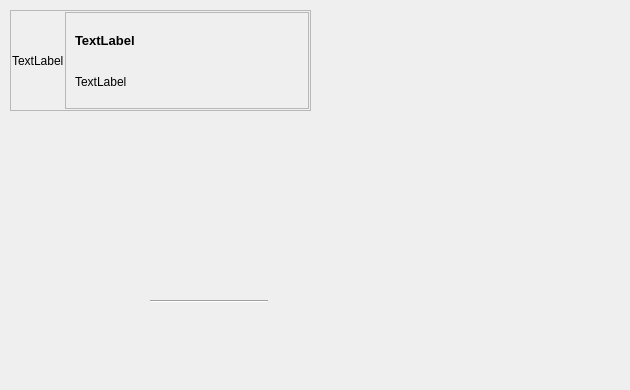
<?xml version="1.0" encoding="UTF-8"?>
<ui version="4.0">
 <class>Form</class>
 <widget class="QWidget" name="Form">
  <property name="geometry">
   <rect>
    <x>0</x>
    <y>0</y>
    <width>630</width>
    <height>390</height>
   </rect>
  </property>
  <property name="windowTitle">
   <string>Form</string>
  </property>
  <widget class="QWidget" name="verticalLayoutWidget">
   <property name="geometry">
    <rect>
     <x>10</x>
     <y>10</y>
     <width>301</width>
     <height>101</height>
    </rect>
   </property>
   <layout class="QHBoxLayout" name="horizontalLayout_2">
    <property name="sizeConstraint">
     <enum>QLayout::SetDefaultConstraint</enum>
    </property>
    <item>
     <widget class="QFrame" name="frame">
      <property name="frameShape">
       <enum>QFrame::StyledPanel</enum>
      </property>
      <property name="frameShadow">
       <enum>QFrame::Raised</enum>
      </property>
      <layout class="QHBoxLayout" name="horizontalLayout" stretch="0,2">
       <property name="spacing">
        <number>1</number>
       </property>
       <property name="margin">
        <number>1</number>
       </property>
       <item>
        <widget class="QLabel" name="label">
         <property name="text">
          <string>TextLabel</string>
         </property>
        </widget>
       </item>
       <item>
        <widget class="QFrame" name="frame_2">
         <property name="frameShape">
          <enum>QFrame::StyledPanel</enum>
         </property>
         <property name="frameShadow">
          <enum>QFrame::Raised</enum>
         </property>
         <layout class="QVBoxLayout" name="verticalLayout">
          <item>
           <widget class="QLabel" name="label_2">
            <property name="font">
             <font>
              <pointsize>10</pointsize>
              <weight>75</weight>
              <bold>true</bold>
             </font>
            </property>
            <property name="text">
             <string>TextLabel</string>
            </property>
           </widget>
          </item>
          <item>
           <widget class="QLabel" name="label_3">
            <property name="text">
             <string>TextLabel</string>
            </property>
           </widget>
          </item>
         </layout>
        </widget>
       </item>
      </layout>
     </widget>
    </item>
   </layout>
  </widget>
  <widget class="Line" name="line">
   <property name="geometry">
    <rect>
     <x>150</x>
     <y>300</y>
     <width>118</width>
     <height>3</height>
    </rect>
   </property>
   <property name="orientation">
    <enum>Qt::Horizontal</enum>
   </property>
  </widget>
 </widget>
 <resources/>
 <connections/>
</ui>
